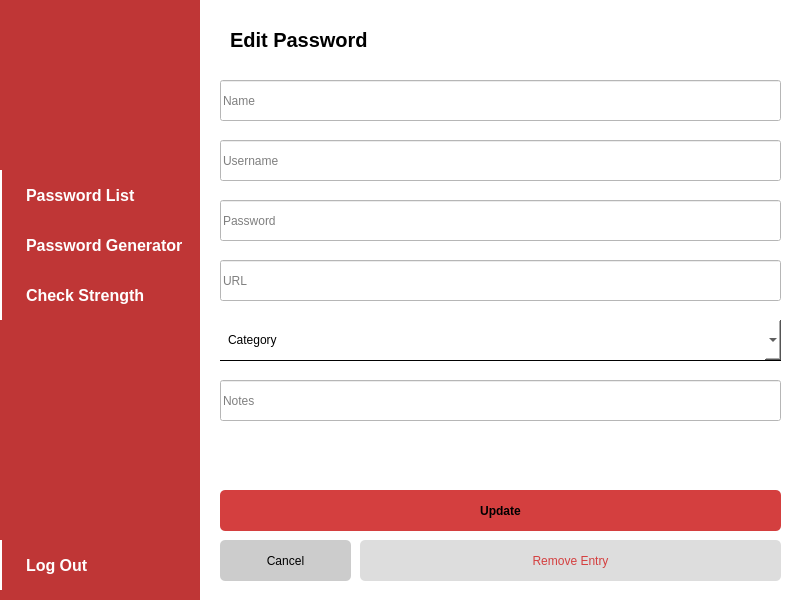
<?xml version="1.0" encoding="UTF-8"?>
<ui version="4.0">
 <class>PasEdit</class>
 <widget class="QWidget" name="PasEdit">
  <property name="geometry">
   <rect>
    <x>0</x>
    <y>0</y>
    <width>800</width>
    <height>600</height>
   </rect>
  </property>
  <property name="windowTitle">
   <string>Form</string>
  </property>
  <widget class="QWidget" name="menuWidget" native="true">
   <property name="geometry">
    <rect>
     <x>0</x>
     <y>0</y>
     <width>200</width>
     <height>600</height>
    </rect>
   </property>
   <property name="sizePolicy">
    <sizepolicy hsizetype="Preferred" vsizetype="Maximum">
     <horstretch>0</horstretch>
     <verstretch>0</verstretch>
    </sizepolicy>
   </property>
   <property name="minimumSize">
    <size>
     <width>200</width>
     <height>500</height>
    </size>
   </property>
   <property name="baseSize">
    <size>
     <width>200</width>
     <height>532</height>
    </size>
   </property>
   <property name="palette">
    <palette>
     <active>
      <colorrole role="Button">
       <brush brushstyle="SolidPattern">
        <color alpha="255">
         <red>191</red>
         <green>54</green>
         <blue>54</blue>
        </color>
       </brush>
      </colorrole>
      <colorrole role="Base">
       <brush brushstyle="SolidPattern">
        <color alpha="255">
         <red>191</red>
         <green>54</green>
         <blue>54</blue>
        </color>
       </brush>
      </colorrole>
      <colorrole role="Window">
       <brush brushstyle="SolidPattern">
        <color alpha="255">
         <red>191</red>
         <green>54</green>
         <blue>54</blue>
        </color>
       </brush>
      </colorrole>
     </active>
     <inactive>
      <colorrole role="Button">
       <brush brushstyle="SolidPattern">
        <color alpha="255">
         <red>191</red>
         <green>54</green>
         <blue>54</blue>
        </color>
       </brush>
      </colorrole>
      <colorrole role="Base">
       <brush brushstyle="SolidPattern">
        <color alpha="255">
         <red>191</red>
         <green>54</green>
         <blue>54</blue>
        </color>
       </brush>
      </colorrole>
      <colorrole role="Window">
       <brush brushstyle="SolidPattern">
        <color alpha="255">
         <red>191</red>
         <green>54</green>
         <blue>54</blue>
        </color>
       </brush>
      </colorrole>
     </inactive>
     <disabled>
      <colorrole role="Button">
       <brush brushstyle="SolidPattern">
        <color alpha="255">
         <red>191</red>
         <green>54</green>
         <blue>54</blue>
        </color>
       </brush>
      </colorrole>
      <colorrole role="Base">
       <brush brushstyle="SolidPattern">
        <color alpha="255">
         <red>191</red>
         <green>54</green>
         <blue>54</blue>
        </color>
       </brush>
      </colorrole>
      <colorrole role="Window">
       <brush brushstyle="SolidPattern">
        <color alpha="255">
         <red>191</red>
         <green>54</green>
         <blue>54</blue>
        </color>
       </brush>
      </colorrole>
     </disabled>
    </palette>
   </property>
   <property name="styleSheet">
    <string notr="true">QPushButton {
	font-size: 16px;
	font-weight: bold;
	background-color: #bf3636;
	color: white;
	padding: 8px;
	padding-left: 24px;
	border: none;
	border-left: 2px solid white;
	text-align:left;
}
QPushButton:hover {
	background-color: #d43f3f;
}
QWidget{
	background-color: #bf3636;
}</string>
   </property>
   <widget class="QPushButton" name="pasListBtn">
    <property name="geometry">
     <rect>
      <x>0</x>
      <y>170</y>
      <width>200</width>
      <height>50</height>
     </rect>
    </property>
    <property name="focusPolicy">
     <enum>Qt::FocusPolicy::ClickFocus</enum>
    </property>
    <property name="styleSheet">
     <string notr="true"/>
    </property>
    <property name="text">
     <string>Password List</string>
    </property>
   </widget>
   <widget class="QPushButton" name="pasGenBtn">
    <property name="geometry">
     <rect>
      <x>0</x>
      <y>220</y>
      <width>200</width>
      <height>50</height>
     </rect>
    </property>
    <property name="focusPolicy">
     <enum>Qt::FocusPolicy::ClickFocus</enum>
    </property>
    <property name="text">
     <string>Password Generator</string>
    </property>
   </widget>
   <widget class="QPushButton" name="pasCheckBtn">
    <property name="geometry">
     <rect>
      <x>0</x>
      <y>270</y>
      <width>200</width>
      <height>50</height>
     </rect>
    </property>
    <property name="focusPolicy">
     <enum>Qt::FocusPolicy::ClickFocus</enum>
    </property>
    <property name="text">
     <string>Check Strength</string>
    </property>
   </widget>
   <widget class="QPushButton" name="logOutBtn">
    <property name="geometry">
     <rect>
      <x>0</x>
      <y>540</y>
      <width>200</width>
      <height>50</height>
     </rect>
    </property>
    <property name="focusPolicy">
     <enum>Qt::FocusPolicy::ClickFocus</enum>
    </property>
    <property name="text">
     <string>Log Out</string>
    </property>
   </widget>
   <widget class="QLabel" name="logo">
    <property name="geometry">
     <rect>
      <x>40</x>
      <y>20</y>
      <width>120</width>
      <height>120</height>
     </rect>
    </property>
    <property name="styleSheet">
     <string notr="true"/>
    </property>
    <property name="text">
     <string/>
    </property>
    <property name="pixmap">
     <pixmap resource="resources.qrc">:/res/pasman.png</pixmap>
    </property>
    <property name="scaledContents">
     <bool>true</bool>
    </property>
   </widget>
  </widget>
  <widget class="QWidget" name="contentWidget" native="true">
   <property name="geometry">
    <rect>
     <x>200</x>
     <y>0</y>
     <width>600</width>
     <height>600</height>
    </rect>
   </property>
   <property name="sizePolicy">
    <sizepolicy hsizetype="Preferred" vsizetype="Maximum">
     <horstretch>0</horstretch>
     <verstretch>0</verstretch>
    </sizepolicy>
   </property>
   <property name="minimumSize">
    <size>
     <width>567</width>
     <height>532</height>
    </size>
   </property>
   <property name="palette">
    <palette>
     <active>
      <colorrole role="Button">
       <brush brushstyle="SolidPattern">
        <color alpha="255">
         <red>255</red>
         <green>255</green>
         <blue>255</blue>
        </color>
       </brush>
      </colorrole>
      <colorrole role="Base">
       <brush brushstyle="SolidPattern">
        <color alpha="255">
         <red>255</red>
         <green>255</green>
         <blue>255</blue>
        </color>
       </brush>
      </colorrole>
      <colorrole role="Window">
       <brush brushstyle="SolidPattern">
        <color alpha="255">
         <red>255</red>
         <green>255</green>
         <blue>255</blue>
        </color>
       </brush>
      </colorrole>
     </active>
     <inactive>
      <colorrole role="Button">
       <brush brushstyle="SolidPattern">
        <color alpha="255">
         <red>255</red>
         <green>255</green>
         <blue>255</blue>
        </color>
       </brush>
      </colorrole>
      <colorrole role="Base">
       <brush brushstyle="SolidPattern">
        <color alpha="255">
         <red>255</red>
         <green>255</green>
         <blue>255</blue>
        </color>
       </brush>
      </colorrole>
      <colorrole role="Window">
       <brush brushstyle="SolidPattern">
        <color alpha="255">
         <red>255</red>
         <green>255</green>
         <blue>255</blue>
        </color>
       </brush>
      </colorrole>
     </inactive>
     <disabled>
      <colorrole role="Button">
       <brush brushstyle="SolidPattern">
        <color alpha="255">
         <red>255</red>
         <green>255</green>
         <blue>255</blue>
        </color>
       </brush>
      </colorrole>
      <colorrole role="Base">
       <brush brushstyle="SolidPattern">
        <color alpha="255">
         <red>255</red>
         <green>255</green>
         <blue>255</blue>
        </color>
       </brush>
      </colorrole>
      <colorrole role="Window">
       <brush brushstyle="SolidPattern">
        <color alpha="255">
         <red>255</red>
         <green>255</green>
         <blue>255</blue>
        </color>
       </brush>
      </colorrole>
     </disabled>
    </palette>
   </property>
   <property name="autoFillBackground">
    <bool>false</bool>
   </property>
   <property name="styleSheet">
    <string notr="true">#updateBtn
{
	background: #d43f3f;
	border: none;
	border-radius: 5px;
	font-weight: bold;
}
#updateBtn:hover
{
	background: #f04848;
}
#cancelBtn
{
	background: #cccccc;
	border: none;
	border-radius: 5px;
	color: black;
}
#cancelBtn:hover
{
	background: #bbbbbb;
}
#removeBtn
{
	background: #dddddd;
	border: none;
	border-radius: 5px;
	color: #d43f3f;
}
#removeBtn:hover
{
	background: #cccccc;
}
QWidget {
	background-color: white;
}
QComboBox {
	padding: 8px;
	border: none;
	border-bottom: 1px solid black;
	color: black;
}
QComboBox:focus {
	border: none;
	border-bottom: 1px solid #bf3636;
}
QComboBox QAbstractItemView {
	color: black;
	padding: 8px;
}

</string>
   </property>
   <widget class="QLineEdit" name="name">
    <property name="geometry">
     <rect>
      <x>20</x>
      <y>80</y>
      <width>561</width>
      <height>41</height>
     </rect>
    </property>
    <property name="focusPolicy">
     <enum>Qt::FocusPolicy::StrongFocus</enum>
    </property>
    <property name="styleSheet">
     <string notr="true">color: black;</string>
    </property>
    <property name="text">
     <string/>
    </property>
    <property name="maxLength">
     <number>64</number>
    </property>
    <property name="placeholderText">
     <string>Name</string>
    </property>
   </widget>
   <widget class="QPushButton" name="updateBtn">
    <property name="geometry">
     <rect>
      <x>20</x>
      <y>490</y>
      <width>561</width>
      <height>41</height>
     </rect>
    </property>
    <property name="palette">
     <palette>
      <active>
       <colorrole role="Button">
        <brush brushstyle="SolidPattern">
         <color alpha="255">
          <red>212</red>
          <green>63</green>
          <blue>63</blue>
         </color>
        </brush>
       </colorrole>
       <colorrole role="Base">
        <brush brushstyle="SolidPattern">
         <color alpha="255">
          <red>212</red>
          <green>63</green>
          <blue>63</blue>
         </color>
        </brush>
       </colorrole>
       <colorrole role="Window">
        <brush brushstyle="SolidPattern">
         <color alpha="255">
          <red>212</red>
          <green>63</green>
          <blue>63</blue>
         </color>
        </brush>
       </colorrole>
      </active>
      <inactive>
       <colorrole role="Button">
        <brush brushstyle="SolidPattern">
         <color alpha="255">
          <red>212</red>
          <green>63</green>
          <blue>63</blue>
         </color>
        </brush>
       </colorrole>
       <colorrole role="Base">
        <brush brushstyle="SolidPattern">
         <color alpha="255">
          <red>212</red>
          <green>63</green>
          <blue>63</blue>
         </color>
        </brush>
       </colorrole>
       <colorrole role="Window">
        <brush brushstyle="SolidPattern">
         <color alpha="255">
          <red>212</red>
          <green>63</green>
          <blue>63</blue>
         </color>
        </brush>
       </colorrole>
      </inactive>
      <disabled>
       <colorrole role="Button">
        <brush brushstyle="SolidPattern">
         <color alpha="255">
          <red>212</red>
          <green>63</green>
          <blue>63</blue>
         </color>
        </brush>
       </colorrole>
       <colorrole role="Base">
        <brush brushstyle="SolidPattern">
         <color alpha="255">
          <red>212</red>
          <green>63</green>
          <blue>63</blue>
         </color>
        </brush>
       </colorrole>
       <colorrole role="Window">
        <brush brushstyle="SolidPattern">
         <color alpha="255">
          <red>212</red>
          <green>63</green>
          <blue>63</blue>
         </color>
        </brush>
       </colorrole>
      </disabled>
     </palette>
    </property>
    <property name="focusPolicy">
     <enum>Qt::FocusPolicy::ClickFocus</enum>
    </property>
    <property name="autoFillBackground">
     <bool>false</bool>
    </property>
    <property name="styleSheet">
     <string notr="true"/>
    </property>
    <property name="text">
     <string>Update</string>
    </property>
   </widget>
   <widget class="QPushButton" name="cancelBtn">
    <property name="geometry">
     <rect>
      <x>20</x>
      <y>540</y>
      <width>131</width>
      <height>41</height>
     </rect>
    </property>
    <property name="focusPolicy">
     <enum>Qt::FocusPolicy::ClickFocus</enum>
    </property>
    <property name="styleSheet">
     <string notr="true"/>
    </property>
    <property name="text">
     <string>Cancel</string>
    </property>
   </widget>
   <widget class="QLineEdit" name="username">
    <property name="geometry">
     <rect>
      <x>20</x>
      <y>140</y>
      <width>561</width>
      <height>41</height>
     </rect>
    </property>
    <property name="focusPolicy">
     <enum>Qt::FocusPolicy::StrongFocus</enum>
    </property>
    <property name="styleSheet">
     <string notr="true">color: black;</string>
    </property>
    <property name="text">
     <string/>
    </property>
    <property name="maxLength">
     <number>64</number>
    </property>
    <property name="placeholderText">
     <string>Username</string>
    </property>
   </widget>
   <widget class="QLineEdit" name="password">
    <property name="geometry">
     <rect>
      <x>20</x>
      <y>200</y>
      <width>561</width>
      <height>41</height>
     </rect>
    </property>
    <property name="focusPolicy">
     <enum>Qt::FocusPolicy::StrongFocus</enum>
    </property>
    <property name="styleSheet">
     <string notr="true">color: black;</string>
    </property>
    <property name="text">
     <string/>
    </property>
    <property name="maxLength">
     <number>64</number>
    </property>
    <property name="echoMode">
     <enum>QLineEdit::EchoMode::Password</enum>
    </property>
    <property name="placeholderText">
     <string>Password</string>
    </property>
   </widget>
   <widget class="QLineEdit" name="URL">
    <property name="geometry">
     <rect>
      <x>20</x>
      <y>260</y>
      <width>561</width>
      <height>41</height>
     </rect>
    </property>
    <property name="focusPolicy">
     <enum>Qt::FocusPolicy::StrongFocus</enum>
    </property>
    <property name="styleSheet">
     <string notr="true">color: black;</string>
    </property>
    <property name="text">
     <string/>
    </property>
    <property name="maxLength">
     <number>1024</number>
    </property>
    <property name="placeholderText">
     <string>URL</string>
    </property>
   </widget>
   <widget class="QLineEdit" name="notes">
    <property name="geometry">
     <rect>
      <x>20</x>
      <y>380</y>
      <width>561</width>
      <height>41</height>
     </rect>
    </property>
    <property name="focusPolicy">
     <enum>Qt::FocusPolicy::StrongFocus</enum>
    </property>
    <property name="styleSheet">
     <string notr="true">color: black;</string>
    </property>
    <property name="text">
     <string/>
    </property>
    <property name="maxLength">
     <number>1024</number>
    </property>
    <property name="placeholderText">
     <string>Notes</string>
    </property>
   </widget>
   <widget class="QComboBox" name="category">
    <property name="geometry">
     <rect>
      <x>20</x>
      <y>320</y>
      <width>561</width>
      <height>41</height>
     </rect>
    </property>
    <property name="styleSheet">
     <string notr="true"/>
    </property>
    <property name="placeholderText">
     <string>Category</string>
    </property>
   </widget>
   <widget class="QLabel" name="label">
    <property name="geometry">
     <rect>
      <x>30</x>
      <y>20</y>
      <width>220</width>
      <height>40</height>
     </rect>
    </property>
    <property name="styleSheet">
     <string notr="true">color: black; font-size: 20px; font-weight: bold;</string>
    </property>
    <property name="text">
     <string>Edit Password</string>
    </property>
   </widget>
   <widget class="QPushButton" name="removeBtn">
    <property name="geometry">
     <rect>
      <x>160</x>
      <y>540</y>
      <width>421</width>
      <height>41</height>
     </rect>
    </property>
    <property name="maximumSize">
     <size>
      <width>800</width>
      <height>600</height>
     </size>
    </property>
    <property name="focusPolicy">
     <enum>Qt::FocusPolicy::ClickFocus</enum>
    </property>
    <property name="styleSheet">
     <string notr="true"/>
    </property>
    <property name="text">
     <string>Remove Entry</string>
    </property>
   </widget>
  </widget>
 </widget>
 <tabstops>
  <tabstop>name</tabstop>
  <tabstop>username</tabstop>
  <tabstop>password</tabstop>
  <tabstop>URL</tabstop>
  <tabstop>category</tabstop>
  <tabstop>notes</tabstop>
 </tabstops>
 <resources>
  <include location="resources.qrc"/>
 </resources>
 <connections/>
</ui>
